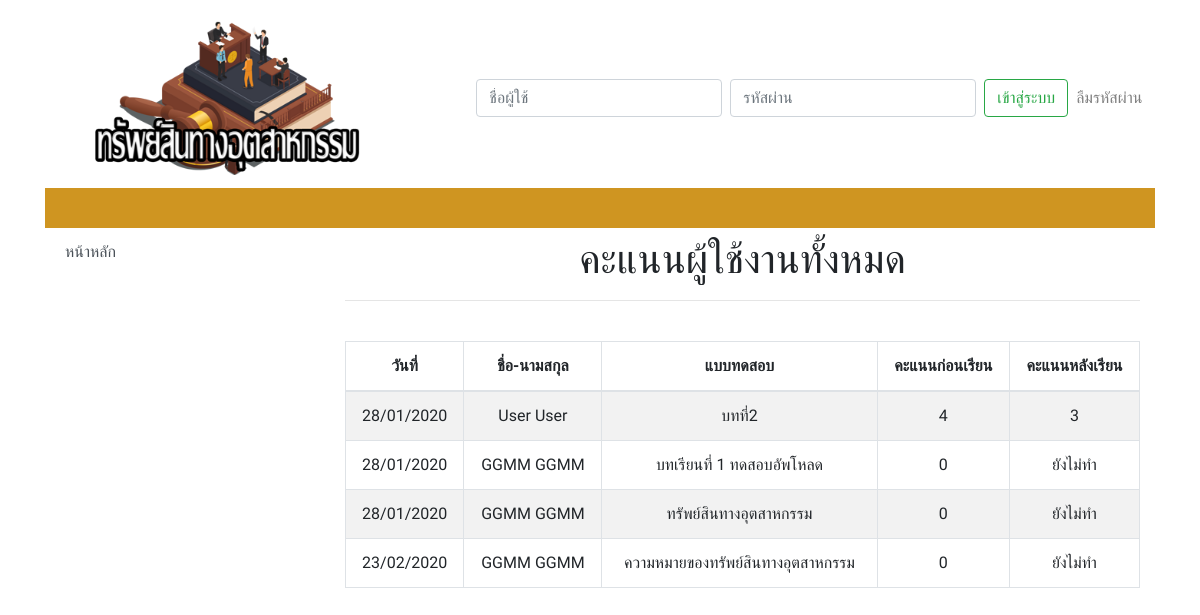
/score_all.php, run on the app's committed database.
### tables this page shows
CREATE TABLE `user_learning` (
  `user_learning_id` int(10) NOT NULL,
  `choice_id` int(10) NOT NULL,
  `user_id` int(10) NOT NULL,
  `user_learning_bf` int(20) NOT NULL,
  `user_learning_af` varchar(20) NOT NULL,
  `user_learning_status` int(1) NOT NULL,
  `user_learning_date` timestamp NOT NULL DEFAULT CURRENT_TIMESTAMP
);

CREATE TABLE `user` (
  `ID` int(5) NOT NULL,
  `Username` varchar(50) NOT NULL,
  `Password` varchar(200) NOT NULL,
  `Firstname` varchar(100) NOT NULL,
  `Lastname` varchar(100) NOT NULL,
  `email` varchar(100) NOT NULL,
  `phone` text NOT NULL,
  `Userlevel` varchar(1) NOT NULL,
  `user_date` date NOT NULL,
  `session_id` varchar(50) NOT NULL,
  `Status` varchar(1) NOT NULL
);

CREATE TABLE `choice` (
  `choice_id` int(11) NOT NULL,
  `choice_name` varchar(100) NOT NULL,
  `video` varchar(300) NOT NULL,
  `choice_detail` varchar(100) NOT NULL,
  `choice_status` int(1) NOT NULL
);

### score_all.php (the view, shortened to what this page needs)
<!DOCTYPE html>
<html>
<?php
include 'header.php';
include 'conn.php';
$query_learning = "SELECT * FROM choice as c , user as u, user_learning as l where l.user_learning_status <> 1 and l.choice_id = c.choice_id and l.user_id = u.id ORDER BY convert(l.user_learning_af, UNSIGNED INTEGER) DESC" ;
$learning = mysqli_query($con,$query_learning) or die(mysqli_error());
$row_learning = mysqli_fetch_assoc($learning);
$totalRows_learning = mysqli_num_rows($learning);
?>
<div class="container">
  <div class="row">
    <?php include 'menu.php'; ?>
    <div class="col-md-9">
     <div class="py-2">
      <div class="container">
        <div class="row">
          <div class="col-md-12">
            <h1 class="text-center">คะแนนผู้ใช้งานทั้งหมด</h1>
            <hr>
          </div>
        </div>
      </div>
    </div>
    <div class="py-3">
      <div class="container">
        <div class="row">
          <div class="col-md-12">
            <div class="table-responsive text-center">
              <table class="table table-striped table-bordered">
               <?php if ($totalRows_learning > 0) {?>
                <thead>
                  <tr class="text-center">
                    <th scope="col">วันที่</th>
                    <th scope="col">ชื่อ-นามสกุล</th>
                    <th scope="col">แบบทดสอบ</th>
                    <th scope="col">คะแนนก่อนเรียน</th>
                    <th scope="col">คะแนนหลังเรียน</th>
                  </tr>
                </thead>
                <tbody>
                  <?php
                  do { ?>
                    <tr class="text-center">
                      <td><?php echo date("d/m/Y" , strtotime($row_learning['user_learning_date'])); ?></td>
                      <td><?php echo $row_learning['Firstname']. "  " .$row_learning['Lastname']; ?></td>
                      <td><?php echo $row_learning['choice_name']; ?></td>
                      <td><?php echo $row_learning['user_learning_bf']; ?></td>
                      <td><?php echo $row_learning['user_learning_af']; ?></td>
                    </tr>
                    <?php
                  } while ($row_learning = mysqli_fetch_assoc($learning)); ?>
                </tbody>
            </table>
          <?php }else {
            echo "<h3> ยังไม่มีคะแนน </h3>";
          }
          mysqli_free_result($learning);?>
        </div>
      </div>
    </div>
  </div>
</div>
</div>
</div>
</div>
<?php include 'footer.php'; ?>
</html>

### header.php (style rules this page uses)
body { font-family: 'Prompt', sans-serif; }

### data on the page
user_learning: user_learning_date "28/01/2020", user.Firstname "User", user.Lastname "User", choice.choice_name "บทที่2", user_learning_bf "4", user_learning_af "3"
user_learning: user_learning_date "28/01/2020", user.Firstname "GGMM", user.Lastname "GGMM", choice.choice_name "บทเรียนที่ 1 ทดสอบอัพโหลด", user_learning_bf "0", user_learning_af "ยังไม่ทำ"
user_learning: user_learning_date "28/01/2020", user.Firstname "GGMM", user.Lastname "GGMM", choice.choice_name "ทรัพย์สินทางอุตสาหกรรม", user_learning_bf "0", user_learning_af "ยังไม่ทำ"
user_learning: user_learning_date "23/02/2020", user.Firstname "GGMM", user.Lastname "GGMM", choice.choice_name "ความหมายของทรัพย์สินทางอุตสาหกรรม", user_learning_bf "0", user_learning_af "ยังไม่ทำ"
